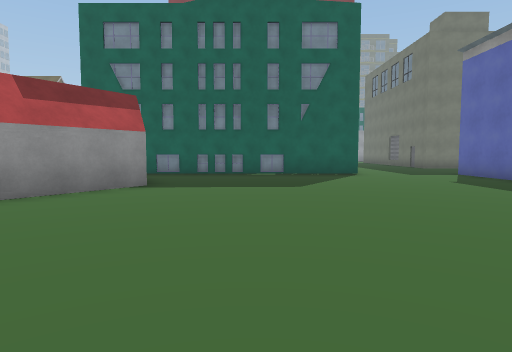
[1] (above)

24 first-person views from a walk through a scene from a Unity 3-D project. The camera is 1.4 m above the floor, tilts 4° down and sees 75° across. The floor is counted in squares, 2 m on a side. Each view is taken from the middle of a square. On the plan, view 1 faces up. The plan holds only what a view shows up to about 10 squares ahead; the rest is blank. The place goes on beyond the plan. The player is left out. Some surface patterns are stand-ins.

[2]
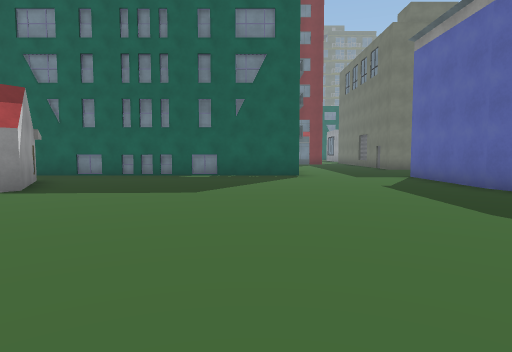

[3]
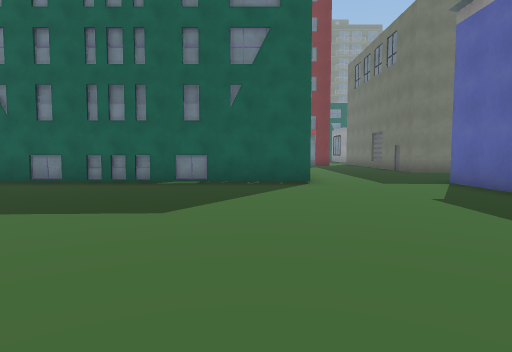

[4]
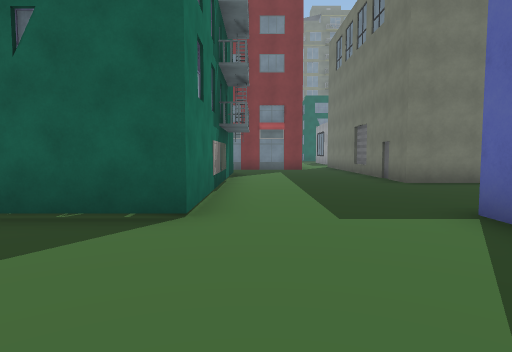

[5]
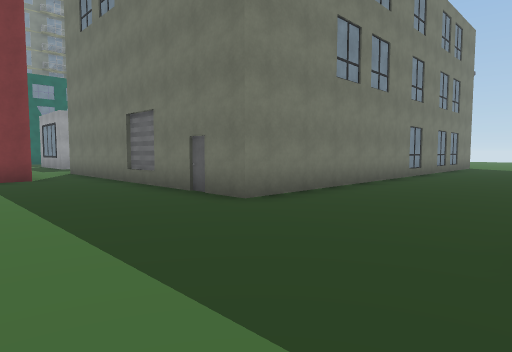

[6]
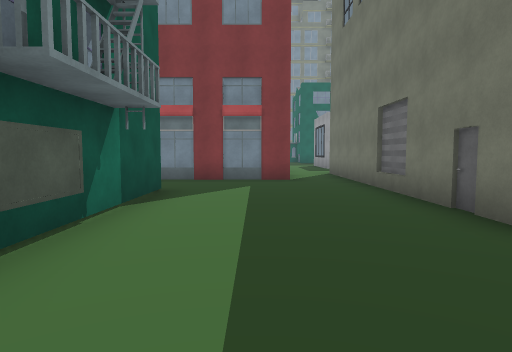

[7]
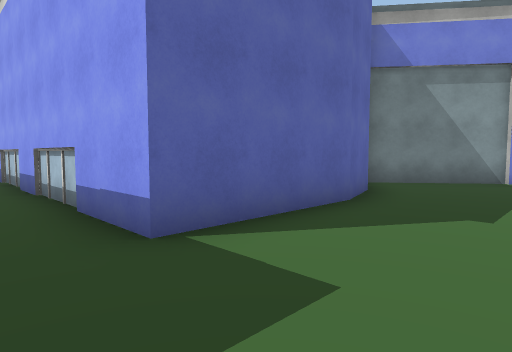

[8]
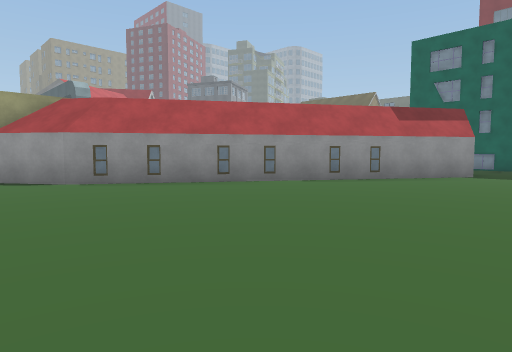

[9]
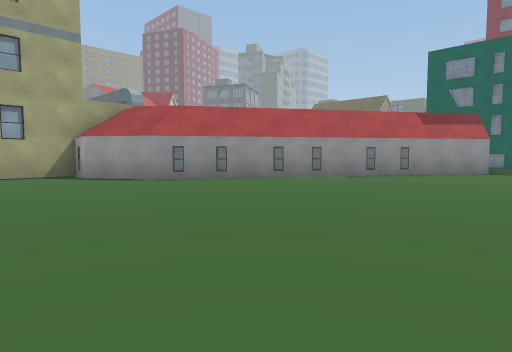

[10]
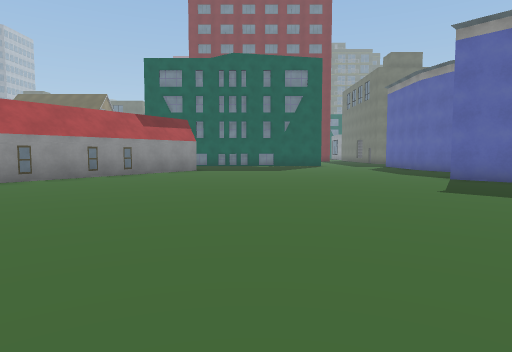

[11]
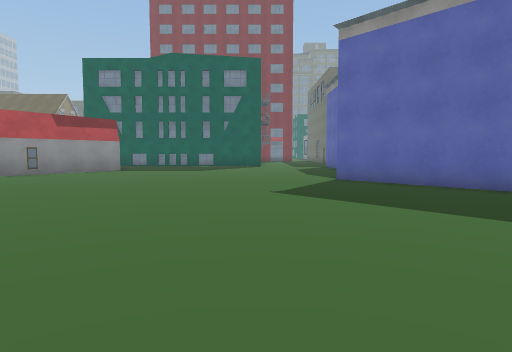

[12]
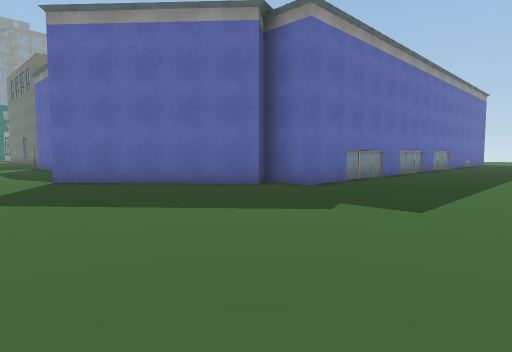

[13]
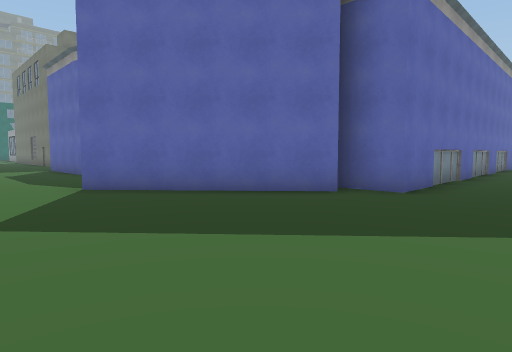

[14]
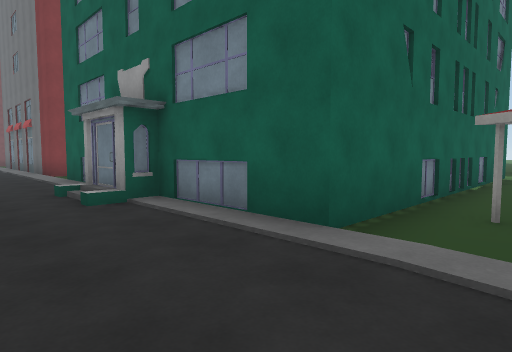

[15]
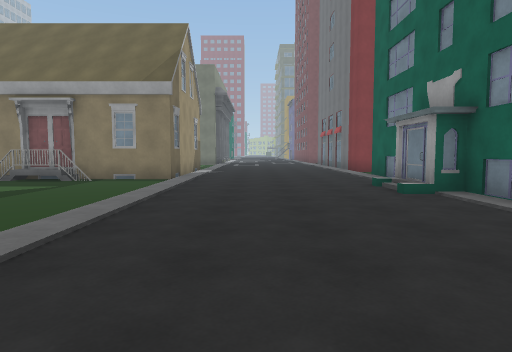

[16]
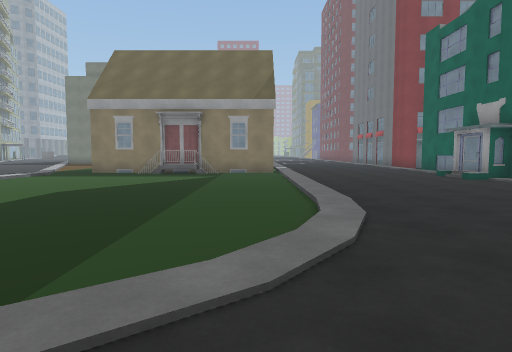

[17]
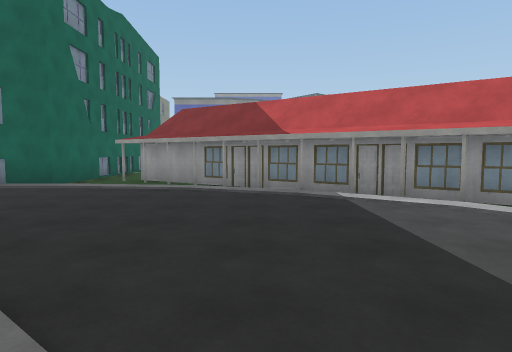

[18]
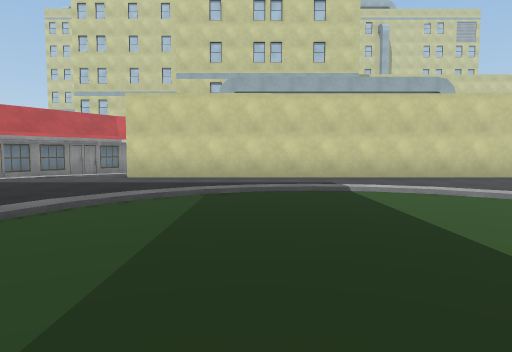

[19]
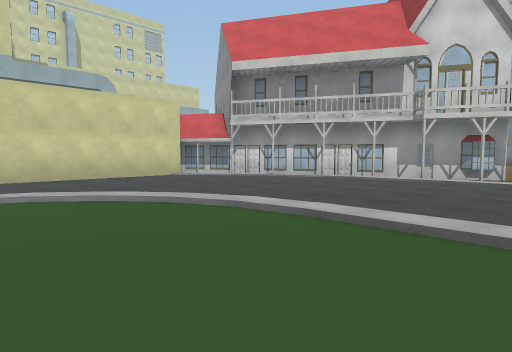

[20]
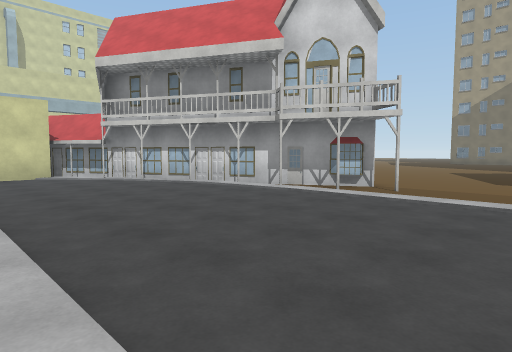

[21]
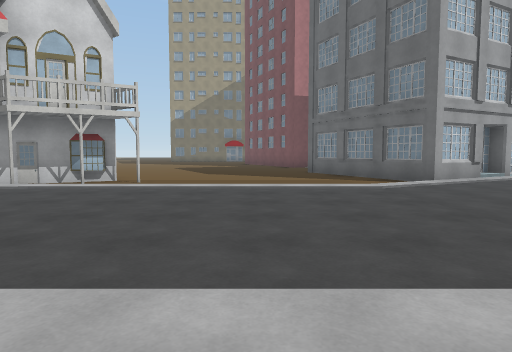

[22]
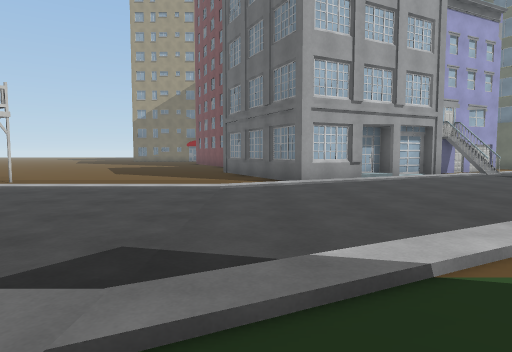

[23]
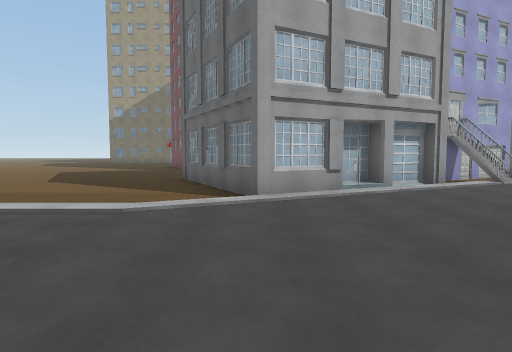

[24]
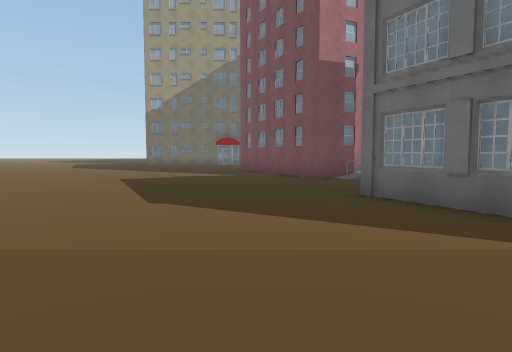

### Floor plan
Key: @ floor where view 1 was taken; # wall or solid block; x gap in a wall; . main floor; : floor 0.25 m higher than the main floor; / step, stairs or slope; B building.
Columns run from 35 left of view 1 to 13 right of it. Each row starts with its distance up from view 1.
 22        #:...                              .#
 21        ##....                         B###.#
 20 B       #:..../                       .....#
 19 B       ##......            ..        .....#
 18  B     ##B:..../.  ###  /.....#       #....#
 17  #.  ###../....... #B/../.....#       #....#
 16  #...#........../   ..../.....        #....#
 15  .............../......./....#        #....######
 14  .............../......./....##       #..........
 13  .............../......./.....#       #..........
 12  .............../......./.....#       #..........
 11  .............../......./.....####B####..........
 10  ....... ##...../......./......x..........#######
  9  .....   ##...../......./....:.##.........#
  8  ...      # ....:............:###.........#
  7  ..       ##...../...../.....####.........#
  6            #......:///:......####.........#
  5            ##...............####...........
  4             #:.............####...........##
  3             #############.:####..........##
  2                          /####...........##
  1                             #.............##
  0                            ##......@.......##
 -1                           ##................#####
 -2                          ##......................
 -3                         ##.......................
 -4                         #........................
 -5                         #........................
 -6                                .....  .....

Where each view was taken, in squares from view 1:
view 1: 0 up, 0 right, facing up
view 2: 1 up, 2 right, facing up
view 3: 3 up, 2 right, facing up
view 4: 7 up, 4 right, facing up
view 5: 11 up, 4 right, facing up-right
view 6: 12 up, 5 right, facing up
view 7: 12 up, 4 right, facing down-right
view 8: 4 down, 0 right, facing up-left
view 9: 6 down, 0 right, facing up-left
view 10: 6 down, 0 right, facing up
view 11: 6 down, 3 right, facing up
view 12: 6 down, 3 right, facing up-right
view 13: 4 down, 3 right, facing up-right
view 14: 9 up, 8 left, facing up-right
view 15: 8 up, 9 left, facing up
view 16: 5 up, 12 left, facing up
view 17: 6 up, 13 left, facing right
view 18: 12 up, 14 left, facing down
view 19: 12 up, 16 left, facing down-left
view 20: 14 up, 19 left, facing down-left
view 21: 14 up, 18 left, facing left
view 22: 17 up, 18 left, facing left
view 23: 18 up, 20 left, facing left
view 24: 14 up, 24 left, facing left
